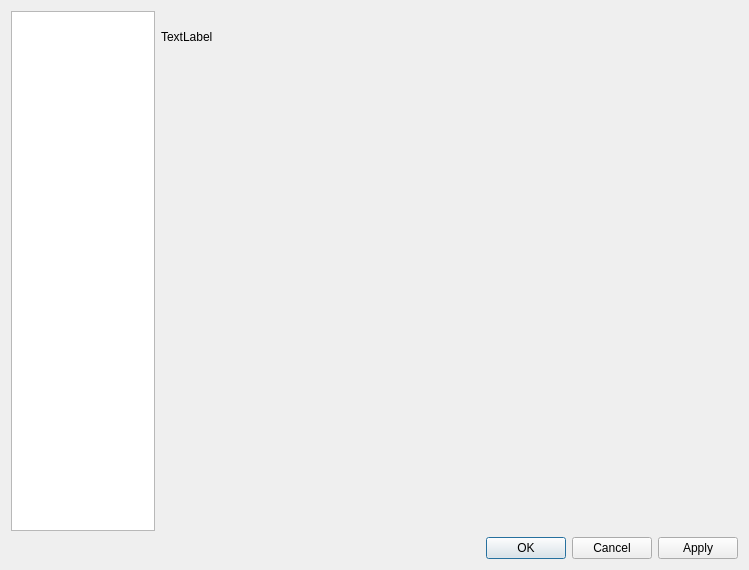
<?xml version="1.0" encoding="UTF-8"?>
<ui version="4.0">
 <class>SettingsDialog</class>
 <widget class="QDialog" name="SettingsDialog">
  <property name="geometry">
   <rect>
    <x>0</x>
    <y>0</y>
    <width>749</width>
    <height>570</height>
   </rect>
  </property>
  <property name="windowTitle">
   <string>Dialog</string>
  </property>
  <layout class="QVBoxLayout" name="verticalLayout_2">
   <item>
    <layout class="QHBoxLayout" name="horizontalLayout" stretch="2,8">
     <item>
      <widget class="QListWidget" name="categoryList"/>
     </item>
     <item>
      <layout class="QVBoxLayout" name="verticalLayout" stretch="1,9">
       <item>
        <widget class="QLabel" name="categoryName">
         <property name="text">
          <string>TextLabel</string>
         </property>
        </widget>
       </item>
       <item>
        <widget class="QStackedWidget" name="stackedWidget"/>
       </item>
      </layout>
     </item>
    </layout>
   </item>
   <item>
    <layout class="QHBoxLayout" name="horizontalLayout_2">
     <item>
      <spacer name="horizontalSpacer">
       <property name="orientation">
        <enum>Qt::Horizontal</enum>
       </property>
       <property name="sizeHint" stdset="0">
        <size>
         <width>40</width>
         <height>20</height>
        </size>
       </property>
      </spacer>
     </item>
     <item>
      <widget class="QDialogButtonBox" name="buttonBox">
       <property name="standardButtons">
        <set>QDialogButtonBox::Apply|QDialogButtonBox::Cancel|QDialogButtonBox::Ok</set>
       </property>
      </widget>
     </item>
    </layout>
   </item>
  </layout>
 </widget>
 <resources/>
 <connections/>
</ui>
